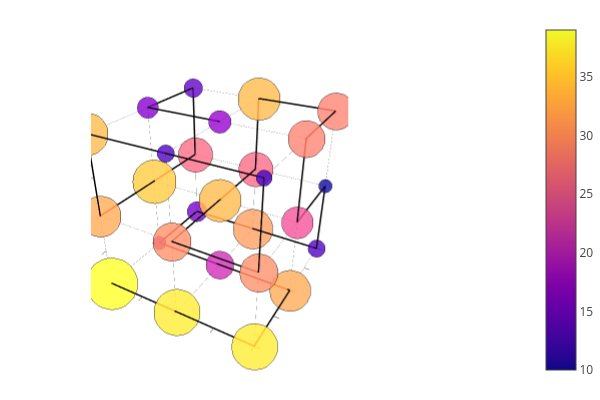

The code cell stored with this chart in its notebook:
### Code cell
plot_cube_with_mutations_on_sphere(x, y, z, lx, ly, lz, PATHS[target_number], n_mutations_per_position)

### Figure 1 — Plotly figure (JSON) as saved in the notebook; plotly's stock layout.template omitted (floating-point values rounded to 4 significant figures; data arrays with more than 128 entries replaced by an {"elided": "..."} marker saying what was removed)
{"data": [{"colorbar": {"len": 0.9803, "title": "", "x": 0.6634, "y": 0.5}, "legendgroup": "", "line": {"color": "rgba(0, 0, 0, 0.500)", "dash": "solid", "shape": "linear", "width": 0.5}, "mode": "lines", "name": "", "scene": "scene", "showlegend": false, "type": "scatter3d", "x": [0, 2], "xaxis": "x", "y": [0, 0], "yaxis": "y", "z": [0, 0], "zaxis": "z", "zmax": 39, "zmin": 10}, {"colorbar": {"len": 0.9803, "title": "", "x": 0.6634, "y": 0.5}, "legendgroup": "", "line": {"color": "rgba(0, 0, 0, 0.500)", "dash": "solid", "shape": "linear", "width": 0.5}, "mode": "lines", "name": "", "scene": "scene", "showlegend": false, "type": "scatter3d", "x": [0, 0], "xaxis": "x", "y": [0, 2], "yaxis": "y", "z": [0, 0], "zaxis": "z", "zmax": 39, "zmin": 10}, {"colorbar": {"len": 0.9803, "title": "", "x": 0.6634, "y": 0.5}, "legendgroup": "", "line": {"color": "rgba(0, 0, 0, 0.500)", "dash": "solid", "shape": "linear", "width": 0.5}, "mode": "lines", "name": "", "scene": "scene", "showlegend": false, "type": "scatter3d", "x": [0, 0], "xaxis": "x", "y": [0, 0], "yaxis": "y", "z": [0, 2], "zaxis": "z", "zmax": 39, "zmin": 10}, {"colorbar": {"len": 0.9803, "title": "", "x": 0.6634, "y": 0.5}, "legendgroup": "", "line": {"color": "rgba(0, 0, 0, 0.500)", "dash": "solid", "shape": "linear", "width": 0.5}, "mode": "lines", "name": "", "scene": "scene", "showlegend": false, "type": "scatter3d", "x": [0, 2], "xaxis": "x", "y": [0, 0], "yaxis": "y", "z": [1, 1], "zaxis": "z", "zmax": 39, "zmin": 10}, {"colorbar": {"len": 0.9803, "title": "", "x": 0.6634, "y": 0.5}, "legendgroup": "", "line": {"color": "rgba(0, 0, 0, 0.500)", "dash": "solid", "shape": "linear", "width": 0.5}, "mode": "lines", "name": "", "scene": "scene", "showlegend": false, "type": "scatter3d", "x": [0, 0], "xaxis": "x", "y": [0, 2], "yaxis": "y", "z": [1, 1], "zaxis": "z", "zmax": 39, "zmin": 10}, {"colorbar": {"len": 0.9803, "title": "", "x": 0.6634, "y": 0.5}, "legendgroup": "", "line": {"color": "rgba(0, 0, 0, 0.500)", "dash": "solid", "shape": "linear", "width": 0.5}, "mode": "lines", "name": "", "scene": "scene", "showlegend": false, "type": "scatter3d", "x": [0, 0], "xaxis": "x", "y": [1, 1], "yaxis": "y", "z": [0, 2], "zaxis": "z", "zmax": 39, "zmin": 10}, {"colorbar": {"len": 0.9803, "title": "", "x": 0.6634, "y": 0.5}, "legendgroup": "", "line": {"color": "rgba(0, 0, 0, 0.500)", "dash": "solid", "shape": "linear", "width": 0.5}, "mode": "lines", "name": "", "scene": "scene", "showlegend": false, "type": "scatter3d", "x": [0, 2], "xaxis": "x", "y": [0, 0], "yaxis": "y", "z": [2, 2], "zaxis": "z", "zmax": 39, "zmin": 10}, {"colorbar": {"len": 0.9803, "title": "", "x": 0.6634, "y": 0.5}, "legendgroup": "", "line": {"color": "rgba(0, 0, 0, 0.500)", "dash": "solid", "shape": "linear", "width": 0.5}, "mode": "lines", "name": "", "scene": "scene", "showlegend": false, "type": "scatter3d", "x": [0, 0], "xaxis": "x", "y": [0, 2], "yaxis": "y", "z": [2, 2], "zaxis": "z", "zmax": 39, "zmin": 10}, {"colorbar": {"len": 0.9803, "title": "", "x": 0.6634, "y": 0.5}, "legendgroup": "", "line": {"color": "rgba(0, 0, 0, 0.500)", "dash": "solid", "shape": "linear", "width": 0.5}, "mode": "lines", "name": "", "scene": "scene", "showlegend": false, "type": "scatter3d", "x": [0, 0], "xaxis": "x", "y": [2, 2], "yaxis": "y", "z": [0, 2], "zaxis": "z", "zmax": 39, "zmin": 10}, {"colorbar": {"len": 0.9803, "title": "", "x": 0.6634, "y": 0.5}, "legendgroup": "", "line": {"color": "rgba(0, 0, 0, 0.500)", "dash": "solid", "shape": "linear", "width": 0.5}, "mode": "lines", "name": "", "scene": "scene", "showlegend": false, "type": "scatter3d", "x": [0, 2], "xaxis": "x", "y": [1, 1], "yaxis": "y", "z": [0, 0], "zaxis": "z", "zmax": 39, "zmin": 10}, {"colorbar": {"len": 0.9803, "title": "", "x": 0.6634, "y": 0.5}, "legendgroup": "", "line": {"color": "rgba(0, 0, 0, 0.500)", "dash": "solid", "shape": "linear", "width": 0.5}, "mode": "lines", "name": "", "scene": "scene", "showlegend": false, "type": "scatter3d", "x": [1, 1], "xaxis": "x", "y": [0, 2], "yaxis": "y", "z": [0, 0], "zaxis": "z", "zmax": 39, "zmin": 10}, {"colorbar": {"len": 0.9803, "title": "", "x": 0.6634, "y": 0.5}, "legendgroup": "", "line": {"color": "rgba(0, 0, 0, 0.500)", "dash": "solid", "shape": "linear", "width": 0.5}, "mode": "lines", "name": "", "scene": "scene", "showlegend": false, "type": "scatter3d", "x": [1, 1], "xaxis": "x", "y": [0, 0], "yaxis": "y", "z": [0, 2], "zaxis": "z", "zmax": 39, "zmin": 10}, {"colorbar": {"len": 0.9803, "title": "", "x": 0.6634, "y": 0.5}, "legendgroup": "", "line": {"color": "rgba(0, 0, 0, 0.500)", "dash": "solid", "shape": "linear", "width": 0.5}, "mode": "lines", "name": "", "scene": "scene", "showlegend": false, "type": "scatter3d", "x": [0, 2], "xaxis": "x", "y": [1, 1], "yaxis": "y", "z": [1, 1], "zaxis": "z", "zmax": 39, "zmin": 10}, {"colorbar": {"len": 0.9803, "title": "", "x": 0.6634, "y": 0.5}, "legendgroup": "", "line": {"color": "rgba(0, 0, 0, 0.500)", "dash": "solid", "shape": "linear", "width": 0.5}, "mode": "lines", "name": "", "scene": "scene", "showlegend": false, "type": "scatter3d", "x": [1, 1], "xaxis": "x", "y": [0, 2], "yaxis": "y", "z": [1, 1], "zaxis": "z", "zmax": 39, "zmin": 10}, {"colorbar": {"len": 0.9803, "title": "", "x": 0.6634, "y": 0.5}, "legendgroup": "", "line": {"color": "rgba(0, 0, 0, 0.500)", "dash": "solid", "shape": "linear", "width": 0.5}, "mode": "lines", "name": "", "scene": "scene", "showlegend": false, "type": "scatter3d", "x": [1, 1], "xaxis": "x", "y": [1, 1], "yaxis": "y", "z": [0, 2], "zaxis": "z", "zmax": 39, "zmin": 10}, {"colorbar": {"len": 0.9803, "title": "", "x": 0.6634, "y": 0.5}, "legendgroup": "", "line": {"color": "rgba(0, 0, 0, 0.500)", "dash": "solid", "shape": "linear", "width": 0.5}, "mode": "lines", "name": "", "scene": "scene", "showlegend": false, "type": "scatter3d", "x": [0, 2], "xaxis": "x", "y": [1, 1], "yaxis": "y", "z": [2, 2], "zaxis": "z", "zmax": 39, "zmin": 10}, {"colorbar": {"len": 0.9803, "title": "", "x": 0.6634, "y": 0.5}, "legendgroup": "", "line": {"color": "rgba(0, 0, 0, 0.500)", "dash": "solid", "shape": "linear", "width": 0.5}, "mode": "lines", "name": "", "scene": "scene", "showlegend": false, "type": "scatter3d", "x": [1, 1], "xaxis": "x", "y": [0, 2], "yaxis": "y", "z": [2, 2], "zaxis": "z", "zmax": 39, "zmin": 10}, {"colorbar": {"len": 0.9803, "title": "", "x": 0.6634, "y": 0.5}, "legendgroup": "", "line": {"color": "rgba(0, 0, 0, 0.500)", "dash": "solid", "shape": "linear", "width": 0.5}, "mode": "lines", "name": "", "scene": "scene", "showlegend": false, "type": "scatter3d", "x": [1, 1], "xaxis": "x", "y": [2, 2], "yaxis": "y", "z": [0, 2], "zaxis": "z", "zmax": 39, "zmin": 10}, {"colorbar": {"len": 0.9803, "title": "", "x": 0.6634, "y": 0.5}, "legendgroup": "", "line": {"color": "rgba(0, 0, 0, 0.500)", "dash": "solid", "shape": "linear", "width": 0.5}, "mode": "lines", "name": "", "scene": "scene", "showlegend": false, "type": "scatter3d", "x": [0, 2], "xaxis": "x", "y": [2, 2], "yaxis": "y", "z": [0, 0], "zaxis": "z", "zmax": 39, "zmin": 10}, {"colorbar": {"len": 0.9803, "title": "", "x": 0.6634, "y": 0.5}, "legendgroup": "", "line": {"color": "rgba(0, 0, 0, 0.500)", "dash": "solid", "shape": "linear", "width": 0.5}, "mode": "lines", "name": "", "scene": "scene", "showlegend": false, "type": "scatter3d", "x": [2, 2], "xaxis": "x", "y": [0, 2], "yaxis": "y", "z": [0, 0], "zaxis": "z", "zmax": 39, "zmin": 10}, {"colorbar": {"len": 0.9803, "title": "", "x": 0.6634, "y": 0.5}, "legendgroup": "", "line": {"color": "rgba(0, 0, 0, 0.500)", "dash": "solid", "shape": "linear", "width": 0.5}, "mode": "lines", "name": "", "scene": "scene", "showlegend": false, "type": "scatter3d", "x": [2, 2], "xaxis": "x", "y": [0, 0], "yaxis": "y", "z": [0, 2], "zaxis": "z", "zmax": 39, "zmin": 10}, {"colorbar": {"len": 0.9803, "title": "", "x": 0.6634, "y": 0.5}, "legendgroup": "", "line": {"color": "rgba(0, 0, 0, 0.500)", "dash": "solid", "shape": "linear", "width": 0.5}, "mode": "lines", "name": "", "scene": "scene", "showlegend": false, "type": "scatter3d", "x": [0, 2], "xaxis": "x", "y": [2, 2], "yaxis": "y", "z": [1, 1], "zaxis": "z", "zmax": 39, "zmin": 10}, {"colorbar": {"len": 0.9803, "title": "", "x": 0.6634, "y": 0.5}, "legendgroup": "", "line": {"color": "rgba(0, 0, 0, 0.500)", "dash": "solid", "shape": "linear", "width": 0.5}, "mode": "lines", "name": "", "scene": "scene", "showlegend": false, "type": "scatter3d", "x": [2, 2], "xaxis": "x", "y": [0, 2], "yaxis": "y", "z": [1, 1], "zaxis": "z", "zmax": 39, "zmin": 10}, {"colorbar": {"len": 0.9803, "title": "", "x": 0.6634, "y": 0.5}, "legendgroup": "", "line": {"color": "rgba(0, 0, 0, 0.500)", "dash": "solid", "shape": "linear", "width": 0.5}, "mode": "lines", "name": "", "scene": "scene", "showlegend": false, "type": "scatter3d", "x": [2, 2], "xaxis": "x", "y": [1, 1], "yaxis": "y", "z": [0, 2], "zaxis": "z", "zmax": 39, "zmin": 10}, {"colorbar": {"len": 0.9803, "title": "", "x": 0.6634, "y": 0.5}, "legendgroup": "", "line": {"color": "rgba(0, 0, 0, 0.500)", "dash": "solid", "shape": "linear", "width": 0.5}, "mode": "lines", "name": "", "scene": "scene", "showlegend": false, "type": "scatter3d", "x": [0, 2], "xaxis": "x", "y": [2, 2], "yaxis": "y", "z": [2, 2], "zaxis": "z", "zmax": 39, "zmin": 10}, {"colorbar": {"len": 0.9803, "title": "", "x": 0.6634, "y": 0.5}, "legendgroup": "", "line": {"color": "rgba(0, 0, 0, 0.500)", "dash": "solid", "shape": "linear", "width": 0.5}, "mode": "lines", "name": "", "scene": "scene", "showlegend": false, "type": "scatter3d", "x": [2, 2], "xaxis": "x", "y": [0, 2], "yaxis": "y", "z": [2, 2], "zaxis": "z", "zmax": 39, "zmin": 10}, {"colorbar": {"len": 0.9803, "title": "", "x": 0.6634, "y": 0.5}, "legendgroup": "", "line": {"color": "rgba(0, 0, 0, 0.500)", "dash": "solid", "shape": "linear", "width": 0.5}, "mode": "lines", "name": "", "scene": "scene", "showlegend": false, "type": "scatter3d", "x": [2, 2], "xaxis": "x", "y": [2, 2], "yaxis": "y", "z": [0, 2], "zaxis": "z", "zmax": 39, "zmin": 10}, {"colorbar": {"len": 0.9803, "title": "", "x": 0.6634, "y": 0.5}, "legendgroup": "", "line": {"color": "rgba(0, 0, 0, 1.000)", "dash": "solid", "shape": "linear", "width": 3}, "mode": "lines", "name": "", "scene": "scene", "showlegend": false, "type": "scatter3d", "x": [0, 1], "xaxis": "x", "y": [0, 0], "yaxis": "y", "z": [0, 0], "zaxis": "z", "zmax": 39, "zmin": 10}, {"colorbar": {"len": 0.9803, "title": "", "x": 0.6634, "y": 0.5}, "legendgroup": "", "line": {"color": "rgba(0, 0, 0, 1.000)", "dash": "solid", "shape": "linear", "width": 3}, "mode": "lines", "name": "", "scene": "scene", "showlegend": false, "type": "scatter3d", "x": [1, 2], "xaxis": "x", "y": [0, 0], "yaxis": "y", "z": [0, 0], "zaxis": "z", "zmax": 39, "zmin": 10}, {"colorbar": {"len": 0.9803, "title": "", "x": 0.6634, "y": 0.5}, "legendgroup": "", "line": {"color": "rgba(0, 0, 0, 1.000)", "dash": "solid", "shape": "linear", "width": 3}, "mode": "lines", "name": "", "scene": "scene", "showlegend": false, "type": "scatter3d", "x": [2, 2], "xaxis": "x", "y": [0, 1], "yaxis": "y", "z": [0, 0], "zaxis": "z", "zmax": 39, "zmin": 10}, {"colorbar": {"len": 0.9803, "title": "", "x": 0.6634, "y": 0.5}, "legendgroup": "", "line": {"color": "rgba(0, 0, 0, 1.000)", "dash": "solid", "shape": "linear", "width": 3}, "mode": "lines", "name": "", "scene": "scene", "showlegend": false, "type": "scatter3d", "x": [2, 1], "xaxis": "x", "y": [1, 1], "yaxis": "y", "z": [0, 0], "zaxis": "z", "zmax": 39, "zmin": 10}, {"colorbar": {"len": 0.9803, "title": "", "x": 0.6634, "y": 0.5}, "legendgroup": "", "line": {"color": "rgba(0, 0, 0, 1.000)", "dash": "solid", "shape": "linear", "width": 3}, "mode": "lines", "name": "", "scene": "scene", "showlegend": false, "type": "scatter3d", "x": [1, 0], "xaxis": "x", "y": [1, 1], "yaxis": "y", "z": [0, 0], "zaxis": "z", "zmax": 39, "zmin": 10}, {"colorbar": {"len": 0.9803, "title": "", "x": 0.6634, "y": 0.5}, "legendgroup": "", "line": {"color": "rgba(0, 0, 0, 1.000)", "dash": "solid", "shape": "linear", "width": 3}, "mode": "lines", "name": "", "scene": "scene", "showlegend": false, "type": "scatter3d", "x": [0, 0], "xaxis": "x", "y": [1, 2], "yaxis": "y", "z": [0, 0], "zaxis": "z", "zmax": 39, "zmin": 10}, {"colorbar": {"len": 0.9803, "title": "", "x": 0.6634, "y": 0.5}, "legendgroup": "", "line": {"color": "rgba(0, 0, 0, 1.000)", "dash": "solid", "shape": "linear", "width": 3}, "mode": "lines", "name": "", "scene": "scene", "showlegend": false, "type": "scatter3d", "x": [0, 1], "xaxis": "x", "y": [2, 2], "yaxis": "y", "z": [0, 0], "zaxis": "z", "zmax": 39, "zmin": 10}, {"colorbar": {"len": 0.9803, "title": "", "x": 0.6634, "y": 0.5}, "legendgroup": "", "line": {"color": "rgba(0, 0, 0, 1.000)", "dash": "solid", "shape": "linear", "width": 3}, "mode": "lines", "name": "", "scene": "scene", "showlegend": false, "type": "scatter3d", "x": [1, 2], "xaxis": "x", "y": [2, 2], "yaxis": "y", "z": [0, 0], "zaxis": "z", "zmax": 39, "zmin": 10}, {"colorbar": {"len": 0.9803, "title": "", "x": 0.6634, "y": 0.5}, "legendgroup": "", "line": {"color": "rgba(0, 0, 0, 1.000)", "dash": "solid", "shape": "linear", "width": 3}, "mode": "lines", "name": "", "scene": "scene", "showlegend": false, "type": "scatter3d", "x": [2, 2], "xaxis": "x", "y": [2, 2], "yaxis": "y", "z": [0, 1], "zaxis": "z", "zmax": 39, "zmin": 10}, {"colorbar": {"len": 0.9803, "title": "", "x": 0.6634, "y": 0.5}, "legendgroup": "", "line": {"color": "rgba(0, 0, 0, 1.000)", "dash": "solid", "shape": "linear", "width": 3}, "mode": "lines", "name": "", "scene": "scene", "showlegend": false, "type": "scatter3d", "x": [2, 2], "xaxis": "x", "y": [2, 1], "yaxis": "y", "z": [1, 1], "zaxis": "z", "zmax": 39, "zmin": 10}, {"colorbar": {"len": 0.9803, "title": "", "x": 0.6634, "y": 0.5}, "legendgroup": "", "line": {"color": "rgba(0, 0, 0, 1.000)", "dash": "solid", "shape": "linear", "width": 3}, "mode": "lines", "name": "", "scene": "scene", "showlegend": false, "type": "scatter3d", "x": [2, 2], "xaxis": "x", "y": [1, 1], "yaxis": "y", "z": [1, 2], "zaxis": "z", "zmax": 39, "zmin": 10}, {"colorbar": {"len": 0.9803, "title": "", "x": 0.6634, "y": 0.5}, "legendgroup": "", "line": {"color": "rgba(0, 0, 0, 1.000)", "dash": "solid", "shape": "linear", "width": 3}, "mode": "lines", "name": "", "scene": "scene", "showlegend": false, "type": "scatter3d", "x": [2, 2], "xaxis": "x", "y": [1, 2], "yaxis": "y", "z": [2, 2], "zaxis": "z", "zmax": 39, "zmin": 10}, {"colorbar": {"len": 0.9803, "title": "", "x": 0.6634, "y": 0.5}, "legendgroup": "", "line": {"color": "rgba(0, 0, 0, 1.000)", "dash": "solid", "shape": "linear", "width": 3}, "mode": "lines", "name": "", "scene": "scene", "showlegend": false, "type": "scatter3d", "x": [2, 1], "xaxis": "x", "y": [2, 2], "yaxis": "y", "z": [2, 2], "zaxis": "z", "zmax": 39, "zmin": 10}, {"colorbar": {"len": 0.9803, "title": "", "x": 0.6634, "y": 0.5}, "legendgroup": "", "line": {"color": "rgba(0, 0, 0, 1.000)", "dash": "solid", "shape": "linear", "width": 3}, "mode": "lines", "name": "", "scene": "scene", "showlegend": false, "type": "scatter3d", "x": [1, 1], "xaxis": "x", "y": [2, 2], "yaxis": "y", "z": [2, 1], "zaxis": "z", "zmax": 39, "zmin": 10}, {"colorbar": {"len": 0.9803, "title": "", "x": 0.6634, "y": 0.5}, "legendgroup": "", "line": {"color": "rgba(0, 0, 0, 1.000)", "dash": "solid", "shape": "linear", "width": 3}, "mode": "lines", "name": "", "scene": "scene", "showlegend": false, "type": "scatter3d", "x": [1, 1], "xaxis": "x", "y": [2, 1], "yaxis": "y", "z": [1, 1], "zaxis": "z", "zmax": 39, "zmin": 10}, {"colorbar": {"len": 0.9803, "title": "", "x": 0.6634, "y": 0.5}, "legendgroup": "", "line": {"color": "rgba(0, 0, 0, 1.000)", "dash": "solid", "shape": "linear", "width": 3}, "mode": "lines", "name": "", "scene": "scene", "showlegend": false, "type": "scatter3d", "x": [1, 1], "xaxis": "x", "y": [1, 0], "yaxis": "y", "z": [1, 1], "zaxis": "z", "zmax": 39, "zmin": 10}, {"colorbar": {"len": 0.9803, "title": "", "x": 0.6634, "y": 0.5}, "legendgroup": "", "line": {"color": "rgba(0, 0, 0, 1.000)", "dash": "solid", "shape": "linear", "width": 3}, "mode": "lines", "name": "", "scene": "scene", "showlegend": false, "type": "scatter3d", "x": [1, 2], "xaxis": "x", "y": [0, 0], "yaxis": "y", "z": [1, 1], "zaxis": "z", "zmax": 39, "zmin": 10}, {"colorbar": {"len": 0.9803, "title": "", "x": 0.6634, "y": 0.5}, "legendgroup": "", "line": {"color": "rgba(0, 0, 0, 1.000)", "dash": "solid", "shape": "linear", "width": 3}, "mode": "lines", "name": "", "scene": "scene", "showlegend": false, "type": "scatter3d", "x": [2, 2], "xaxis": "x", "y": [0, 0], "yaxis": "y", "z": [1, 2], "zaxis": "z", "zmax": 39, "zmin": 10}, {"colorbar": {"len": 0.9803, "title": "", "x": 0.6634, "y": 0.5}, "legendgroup": "", "line": {"color": "rgba(0, 0, 0, 1.000)", "dash": "solid", "shape": "linear", "width": 3}, "mode": "lines", "name": "", "scene": "scene", "showlegend": false, "type": "scatter3d", "x": [2, 1], "xaxis": "x", "y": [0, 0], "yaxis": "y", "z": [2, 2], "zaxis": "z", "zmax": 39, "zmin": 10}, {"colorbar": {"len": 0.9803, "title": "", "x": 0.6634, "y": 0.5}, "legendgroup": "", "line": {"color": "rgba(0, 0, 0, 1.000)", "dash": "solid", "shape": "linear", "width": 3}, "mode": "lines", "name": "", "scene": "scene", "showlegend": false, "type": "scatter3d", "x": [1, 0], "xaxis": "x", "y": [0, 0], "yaxis": "y", "z": [2, 2], "zaxis": "z", "zmax": 39, "zmin": 10}, {"colorbar": {"len": 0.9803, "title": "", "x": 0.6634, "y": 0.5}, "legendgroup": "", "line": {"color": "rgba(0, 0, 0, 1.000)", "dash": "solid", "shape": "linear", "width": 3}, "mode": "lines", "name": "", "scene": "scene", "showlegend": false, "type": "scatter3d", "x": [0, 0], "xaxis": "x", "y": [0, 0], "yaxis": "y", "z": [2, 1], "zaxis": "z", "zmax": 39, "zmin": 10}, {"colorbar": {"len": 0.9803, "title": "", "x": 0.6634, "y": 0.5}, "legendgroup": "", "line": {"color": "rgba(0, 0, 0, 1.000)", "dash": "solid", "shape": "linear", "width": 3}, "mode": "lines", "name": "", "scene": "scene", "showlegend": false, "type": "scatter3d", "x": [0, 0], "xaxis": "x", "y": [0, 1], "yaxis": "y", "z": [1, 1], "zaxis": "z", "zmax": 39, "zmin": 10}, {"colorbar": {"len": 0.9803, "title": "", "x": 0.6634, "y": 0.5}, "legendgroup": "", "line": {"color": "rgba(0, 0, 0, 1.000)", "dash": "solid", "shape": "linear", "width": 3}, "mode": "lines", "name": "", "scene": "scene", "showlegend": false, "type": "scatter3d", "x": [0, 0], "xaxis": "x", "y": [1, 2], "yaxis": "y", "z": [1, 1], "zaxis": "z", "zmax": 39, "zmin": 10}, {"colorbar": {"len": 0.9803, "title": "", "x": 0.6634, "y": 0.5}, "legendgroup": "", "line": {"color": "rgba(0, 0, 0, 1.000)", "dash": "solid", "shape": "linear", "width": 3}, "mode": "lines", "name": "", "scene": "scene", "showlegend": false, "type": "scatter3d", "x": [0, 0], "xaxis": "x", "y": [2, 2], "yaxis": "y", "z": [1, 2], "zaxis": "z", "zmax": 39, "zmin": 10}, {"colorbar": {"len": 0.9803, "title": "", "x": 0.6634, "y": 0.5}, "legendgroup": "", "line": {"color": "rgba(0, 0, 0, 1.000)", "dash": "solid", "shape": "linear", "width": 3}, "mode": "lines", "name": "", "scene": "scene", "showlegend": false, "type": "scatter3d", "x": [0, 0], "xaxis": "x", "y": [2, 1], "yaxis": "y", "z": [2, 2], "zaxis": "z", "zmax": 39, "zmin": 10}, {"colorbar": {"len": 0.9803, "title": "", "x": 0.6634, "y": 0.5}, "legendgroup": "", "line": {"color": "rgba(0, 0, 0, 1.000)", "dash": "solid", "shape": "linear", "width": 3}, "mode": "lines", "name": "", "scene": "scene", "showlegend": false, "type": "scatter3d", "x": [0, 1], "xaxis": "x", "y": [1, 1], "yaxis": "y", "z": [2, 2], "zaxis": "z", "zmax": 39, "zmin": 10}, {"colorbar": {"len": 0.9803, "title": "", "x": 0.6634, "y": 0.5}, "hoverinfo": "text", "legendgroup": "", "marker": {"color": "rgba(240, 249, 33, 0.800)", "line": {"color": "rgba(0, 0, 0, 0.800)", "width": 0.5}, "size": 30, "symbol": "circle"}, "mode": "markers", "name": "", "scene": "scene", "showlegend": false, "text": [15], "type": "scatter3d", "x": [0], "xaxis": "x", "y": [0], "yaxis": "y", "z": [0], "zaxis": "z", "zmax": 39, "zmin": 10}, {"colorbar": {"len": 0.9803, "title": "", "x": 0.6634, "y": 0.5}, "hoverinfo": "text", "legendgroup": "", "marker": {"color": "rgba(254, 190, 42, 0.800)", "line": {"color": "rgba(0, 0, 0, 0.800)", "width": 0.5}, "size": 26.92, "symbol": "circle"}, "mode": "markers", "name": "", "scene": "scene", "showlegend": false, "text": [13.46], "type": "scatter3d", "x": [1], "xaxis": "x", "y": [0], "yaxis": "y", "z": [0], "zaxis": "z", "zmax": 39, "zmin": 10}, {"colorbar": {"len": 0.9803, "title": "", "x": 0.6634, "y": 0.5}, "hoverinfo": "text", "legendgroup": "", "marker": {"color": "rgba(254, 190, 42, 0.800)", "line": {"color": "rgba(0, 0, 0, 0.800)", "width": 0.5}, "size": 26.92, "symbol": "circle"}, "mode": "markers", "name": "", "scene": "scene", "showlegend": false, "text": [13.46], "type": "scatter3d", "x": [2], "xaxis": "x", "y": [0], "yaxis": "y", "z": [0], "zaxis": "z", "zmax": 39, "zmin": 10}, {"colorbar": {"len": 0.9803, "title": "", "x": 0.6634, "y": 0.5}, "hoverinfo": "text", "legendgroup": "", "marker": {"color": "rgba(13, 8, 135, 0.800)", "line": {"color": "rgba(0, 0, 0, 0.800)", "width": 0.5}, "size": 7.692, "symbol": "circle"}, "mode": "markers", "name": "", "scene": "scene", "showlegend": false, "text": [3.846], "type": "scatter3d", "x": [0], "xaxis": "x", "y": [1], "yaxis": "y", "z": [0], "zaxis": "z", "zmax": 39, "zmin": 10}, {"colorbar": {"len": 0.9803, "title": "", "x": 0.6634, "y": 0.5}, "hoverinfo": "text", "legendgroup": "", "marker": {"color": "rgba(170, 36, 149, 0.800)", "line": {"color": "rgba(0, 0, 0, 0.800)", "width": 0.5}, "size": 16.15, "symbol": "circle"}, "mode": "markers", "name": "", "scene": "scene", "showlegend": false, "text": [8.077], "type": "scatter3d", "x": [1], "xaxis": "x", "y": [1], "yaxis": "y", "z": [0], "zaxis": "z", "zmax": 39, "zmin": 10}, {"colorbar": {"len": 0.9803, "title": "", "x": 0.6634, "y": 0.5}, "hoverinfo": "text", "legendgroup": "", "marker": {"color": "rgba(245, 139, 71, 0.800)", "line": {"color": "rgba(0, 0, 0, 0.800)", "width": 0.5}, "size": 23.85, "symbol": "circle"}, "mode": "markers", "name": "", "scene": "scene", "showlegend": false, "text": [11.92], "type": "scatter3d", "x": [2], "xaxis": "x", "y": [1], "yaxis": "y", "z": [0], "zaxis": "z", "zmax": 39, "zmin": 10}, {"colorbar": {"len": 0.9803, "title": "", "x": 0.6634, "y": 0.5}, "hoverinfo": "text", "legendgroup": "", "marker": {"color": "rgba(96, 1, 166, 0.800)", "line": {"color": "rgba(0, 0, 0, 0.800)", "width": 0.5}, "size": 11.54, "symbol": "circle"}, "mode": "markers", "name": "", "scene": "scene", "showlegend": false, "text": [5.769], "type": "scatter3d", "x": [0], "xaxis": "x", "y": [2], "yaxis": "y", "z": [0], "zaxis": "z", "zmax": 39, "zmin": 10}, {"colorbar": {"len": 0.9803, "title": "", "x": 0.6634, "y": 0.5}, "hoverinfo": "text", "legendgroup": "", "marker": {"color": "rgba(240, 128, 78, 0.800)", "line": {"color": "rgba(0, 0, 0, 0.800)", "width": 0.5}, "size": 23.08, "symbol": "circle"}, "mode": "markers", "name": "", "scene": "scene", "showlegend": false, "text": [11.54], "type": "scatter3d", "x": [1], "xaxis": "x", "y": [2], "yaxis": "y", "z": [0], "zaxis": "z", "zmax": 39, "zmin": 10}, {"colorbar": {"len": 0.9803, "title": "", "x": 0.6634, "y": 0.5}, "hoverinfo": "text", "legendgroup": "", "marker": {"color": "rgba(67, 3, 158, 0.800)", "line": {"color": "rgba(0, 0, 0, 0.800)", "width": 0.5}, "size": 10, "symbol": "circle"}, "mode": "markers", "name": "", "scene": "scene", "showlegend": false, "text": [5], "type": "scatter3d", "x": [2], "xaxis": "x", "y": [2], "yaxis": "y", "z": [0], "zaxis": "z", "zmax": 39, "zmin": 10}, {"colorbar": {"len": 0.9803, "title": "", "x": 0.6634, "y": 0.5}, "hoverinfo": "text", "legendgroup": "", "marker": {"color": "rgba(245, 139, 71, 0.800)", "line": {"color": "rgba(0, 0, 0, 0.800)", "width": 0.5}, "size": 23.85, "symbol": "circle"}, "mode": "markers", "name": "", "scene": "scene", "showlegend": false, "text": [11.92], "type": "scatter3d", "x": [0], "xaxis": "x", "y": [0], "yaxis": "y", "z": [1], "zaxis": "z", "zmax": 39, "zmin": 10}, {"colorbar": {"len": 0.9803, "title": "", "x": 0.6634, "y": 0.5}, "hoverinfo": "text", "legendgroup": "", "marker": {"color": "rgba(235, 117, 86, 0.800)", "line": {"color": "rgba(0, 0, 0, 0.800)", "width": 0.5}, "size": 22.31, "symbol": "circle"}, "mode": "markers", "name": "", "scene": "scene", "showlegend": false, "text": [11.15], "type": "scatter3d", "x": [1], "xaxis": "x", "y": [0], "yaxis": "y", "z": [1], "zaxis": "z", "zmax": 39, "zmin": 10}, {"colorbar": {"len": 0.9803, "title": "", "x": 0.6634, "y": 0.5}, "hoverinfo": "text", "legendgroup": "", "marker": {"color": "rgba(235, 117, 86, 0.800)", "line": {"color": "rgba(0, 0, 0, 0.800)", "width": 0.5}, "size": 22.31, "symbol": "circle"}, "mode": "markers", "name": "", "scene": "scene", "showlegend": false, "text": [11.15], "type": "scatter3d", "x": [2], "xaxis": "x", "y": [0], "yaxis": "y", "z": [1], "zaxis": "z", "zmax": 39, "zmin": 10}, {"colorbar": {"len": 0.9803, "title": "", "x": 0.6634, "y": 0.5}, "hoverinfo": "text", "legendgroup": "", "marker": {"color": "rgba(252, 164, 55, 0.800)", "line": {"color": "rgba(0, 0, 0, 0.800)", "width": 0.5}, "size": 25.38, "symbol": "circle"}, "mode": "markers", "name": "", "scene": "scene", "showlegend": false, "text": [12.69], "type": "scatter3d", "x": [0], "xaxis": "x", "y": [1], "yaxis": "y", "z": [1], "zaxis": "z", "zmax": 39, "zmin": 10}, {"colorbar": {"len": 0.9803, "title": "", "x": 0.6634, "y": 0.5}, "hoverinfo": "text", "legendgroup": "", "marker": {"color": "rgba(249, 151, 63, 0.800)", "line": {"color": "rgba(0, 0, 0, 0.800)", "width": 0.5}, "size": 24.62, "symbol": "circle"}, "mode": "markers", "name": "", "scene": "scene", "showlegend": false, "text": [12.31], "type": "scatter3d", "x": [1], "xaxis": "x", "y": [1], "yaxis": "y", "z": [1], "zaxis": "z", "zmax": 39, "zmin": 10}, {"colorbar": {"len": 0.9803, "title": "", "x": 0.6634, "y": 0.5}, "hoverinfo": "text", "legendgroup": "", "marker": {"color": "rgba(199, 66, 124, 0.800)", "line": {"color": "rgba(0, 0, 0, 0.800)", "width": 0.5}, "size": 18.46, "symbol": "circle"}, "mode": "markers", "name": "", "scene": "scene", "showlegend": false, "text": [9.231], "type": "scatter3d", "x": [2], "xaxis": "x", "y": [1], "yaxis": "y", "z": [1], "zaxis": "z", "zmax": 39, "zmin": 10}, {"colorbar": {"len": 0.9803, "title": "", "x": 0.6634, "y": 0.5}, "hoverinfo": "text", "legendgroup": "", "marker": {"color": "rgba(215, 86, 108, 0.800)", "line": {"color": "rgba(0, 0, 0, 0.800)", "width": 0.5}, "size": 20, "symbol": "circle"}, "mode": "markers", "name": "", "scene": "scene", "showlegend": false, "text": [10], "type": "scatter3d", "x": [0], "xaxis": "x", "y": [2], "yaxis": "y", "z": [1], "zaxis": "z", "zmax": 39, "zmin": 10}, {"colorbar": {"len": 0.9803, "title": "", "x": 0.6634, "y": 0.5}, "hoverinfo": "text", "legendgroup": "", "marker": {"color": "rgba(215, 86, 108, 0.800)", "line": {"color": "rgba(0, 0, 0, 0.800)", "width": 0.5}, "size": 20, "symbol": "circle"}, "mode": "markers", "name": "", "scene": "scene", "showlegend": false, "text": [10], "type": "scatter3d", "x": [1], "xaxis": "x", "y": [2], "yaxis": "y", "z": [1], "zaxis": "z", "zmax": 39, "zmin": 10}, {"colorbar": {"len": 0.9803, "title": "", "x": 0.6634, "y": 0.5}, "hoverinfo": "text", "legendgroup": "", "marker": {"color": "rgba(13, 8, 135, 0.800)", "line": {"color": "rgba(0, 0, 0, 0.800)", "width": 0.5}, "size": 7.692, "symbol": "circle"}, "mode": "markers", "name": "", "scene": "scene", "showlegend": false, "text": [3.846], "type": "scatter3d", "x": [2], "xaxis": "x", "y": [2], "yaxis": "y", "z": [1], "zaxis": "z", "zmax": 39, "zmin": 10}, {"colorbar": {"len": 0.9803, "title": "", "x": 0.6634, "y": 0.5}, "hoverinfo": "text", "legendgroup": "", "marker": {"color": "rgba(249, 151, 63, 0.800)", "line": {"color": "rgba(0, 0, 0, 0.800)", "width": 0.5}, "size": 24.62, "symbol": "circle"}, "mode": "markers", "name": "", "scene": "scene", "showlegend": false, "text": [12.31], "type": "scatter3d", "x": [0], "xaxis": "x", "y": [0], "yaxis": "y", "z": [2], "zaxis": "z", "zmax": 39, "zmin": 10}, {"colorbar": {"len": 0.9803, "title": "", "x": 0.6634, "y": 0.5}, "hoverinfo": "text", "legendgroup": "", "marker": {"color": "rgba(67, 3, 158, 0.800)", "line": {"color": "rgba(0, 0, 0, 0.800)", "width": 0.5}, "size": 10, "symbol": "circle"}, "mode": "markers", "name": "", "scene": "scene", "showlegend": false, "text": [5], "type": "scatter3d", "x": [1], "xaxis": "x", "y": [0], "yaxis": "y", "z": [2], "zaxis": "z", "zmax": 39, "zmin": 10}, {"colorbar": {"len": 0.9803, "title": "", "x": 0.6634, "y": 0.5}, "hoverinfo": "text", "legendgroup": "", "marker": {"color": "rgba(52, 4, 152, 0.800)", "line": {"color": "rgba(0, 0, 0, 0.800)", "width": 0.5}, "size": 9.231, "symbol": "circle"}, "mode": "markers", "name": "", "scene": "scene", "showlegend": false, "text": [4.615], "type": "scatter3d", "x": [2], "xaxis": "x", "y": [0], "yaxis": "y", "z": [2], "zaxis": "z", "zmax": 39, "zmin": 10}, {"colorbar": {"len": 0.9803, "title": "", "x": 0.6634, "y": 0.5}, "hoverinfo": "text", "legendgroup": "", "marker": {"color": "rgba(109, 0, 168, 0.800)", "line": {"color": "rgba(0, 0, 0, 0.800)", "width": 0.5}, "size": 12.31, "symbol": "circle"}, "mode": "markers", "name": "", "scene": "scene", "showlegend": false, "text": [6.154], "type": "scatter3d", "x": [0], "xaxis": "x", "y": [1], "yaxis": "y", "z": [2], "zaxis": "z", "zmax": 39, "zmin": 10}, {"colorbar": {"len": 0.9803, "title": "", "x": 0.6634, "y": 0.5}, "hoverinfo": "text", "legendgroup": "", "marker": {"color": "rgba(123, 2, 168, 0.800)", "line": {"color": "rgba(0, 0, 0, 0.800)", "width": 0.5}, "size": 13.08, "symbol": "circle"}, "mode": "markers", "name": "", "scene": "scene", "showlegend": false, "text": [6.538], "type": "scatter3d", "x": [1], "xaxis": "x", "y": [1], "yaxis": "y", "z": [2], "zaxis": "z", "zmax": 39, "zmin": 10}, {"colorbar": {"len": 0.9803, "title": "", "x": 0.6634, "y": 0.5}, "hoverinfo": "text", "legendgroup": "", "marker": {"color": "rgba(229, 106, 93, 0.800)", "line": {"color": "rgba(0, 0, 0, 0.800)", "width": 0.5}, "size": 21.54, "symbol": "circle"}, "mode": "markers", "name": "", "scene": "scene", "showlegend": false, "text": [10.77], "type": "scatter3d", "x": [2], "xaxis": "x", "y": [1], "yaxis": "y", "z": [2], "zaxis": "z", "zmax": 39, "zmin": 10}, {"colorbar": {"len": 0.9803, "title": "", "x": 0.6634, "y": 0.5}, "hoverinfo": "text", "legendgroup": "", "marker": {"color": "rgba(82, 2, 163, 0.800)", "line": {"color": "rgba(0, 0, 0, 0.800)", "width": 0.5}, "size": 10.77, "symbol": "circle"}, "mode": "markers", "name": "", "scene": "scene", "showlegend": false, "text": [5.385], "type": "scatter3d", "x": [0], "xaxis": "x", "y": [2], "yaxis": "y", "z": [2], "zaxis": "z", "zmax": 39, "zmin": 10}, {"colorbar": {"len": 0.9803, "title": "", "x": 0.6634, "y": 0.5}, "hoverinfo": "text", "legendgroup": "", "marker": {"color": "rgba(249, 151, 63, 0.800)", "line": {"color": "rgba(0, 0, 0, 0.800)", "width": 0.5}, "size": 24.62, "symbol": "circle"}, "mode": "markers", "name": "", "scene": "scene", "showlegend": false, "text": [12.31], "type": "scatter3d", "x": [1], "xaxis": "x", "y": [2], "yaxis": "y", "z": [2], "zaxis": "z", "zmax": 39, "zmin": 10}, {"colorbar": {"len": 0.9803, "title": "", "x": 0.6634, "y": 0.5}, "hoverinfo": "text", "legendgroup": "", "marker": {"color": "rgba(229, 106, 93, 0.800)", "line": {"color": "rgba(0, 0, 0, 0.800)", "width": 0.5}, "size": 21.54, "symbol": "circle"}, "mode": "markers", "name": "", "scene": "scene", "showlegend": false, "text": [10.77], "type": "scatter3d", "x": [2], "xaxis": "x", "y": [2], "yaxis": "y", "z": [2], "zaxis": "z", "zmax": 39, "zmin": 10}, {"colorbar": {"len": 0.9803, "title": "", "x": 0.6634, "y": 0.5}, "hoverinfo": "none", "marker": {"cmax": 39, "cmin": 10, "color": [0.5], "colorscale": {"elided": "256x2 mixed values"}, "opacity": 1e-10, "showscale": true, "size": 1e-10}, "mode": "markers", "name": "", "scene": "scene", "showlegend": false, "type": "scatter3d", "x": [0], "xaxis": "x", "y": [0], "yaxis": "y", "z": [0], "zaxis": "z", "zmax": 39, "zmin": 10}], "layout": {"annotations": [], "height": 400, "legend": {"bgcolor": "rgba(255, 255, 255, 1.000)", "bordercolor": "rgba(0, 0, 0, 1.000)", "borderwidth": 1, "font": {"color": "rgba(0, 0, 0, 1.000)", "family": "sans-serif", "size": 11}, "title": {"font": {"color": "rgba(0, 0, 0, 1.000)", "family": "sans-serif", "size": 15}, "text": ""}, "tracegroupgap": 0, "traceorder": "normal", "x": 1, "xanchor": "auto", "y": 1, "yanchor": "auto"}, "margin": {"b": 20, "l": 0, "r": 0, "t": 20}, "paper_bgcolor": "rgba(255, 255, 255, 1.000)", "plot_bgcolor": "rgba(255, 255, 255, 1.000)", "scene": {"camera": {"eye": {"x": 1.126, "y": -1.95, "z": 1.3}, "projection": "orthographic"}, "domain": {"x": [0.1732, 0.6634], "y": [0.009843, 0.9902]}, "xaxis": {"gridcolor": "rgba(0, 0, 0, 0.100)", "gridwidth": 0.5, "linecolor": "rgba(0, 0, 0, 1.000)", "mirror": false, "range": [0, 2], "showgrid": false, "showline": false, "showticklabels": false, "tickangle": 0, "ticks": "inside", "title": "", "type": "-", "visible": true, "zeroline": false, "zerolinecolor": "rgba(0, 0, 0, 1.000)"}, "yaxis": {"gridcolor": "rgba(0, 0, 0, 0.100)", "gridwidth": 0.5, "linecolor": "rgba(0, 0, 0, 1.000)", "mirror": false, "range": [0, 2], "showgrid": false, "showline": false, "showticklabels": false, "tickangle": 0, "ticks": "inside", "title": "", "type": "-", "visible": true, "zeroline": false, "zerolinecolor": "rgba(0, 0, 0, 1.000)"}, "zaxis": {"gridcolor": "rgba(0, 0, 0, 0.100)", "gridwidth": 0.5, "linecolor": "rgba(0, 0, 0, 1.000)", "mirror": false, "range": [0, 2], "showgrid": false, "showline": false, "showticklabels": false, "tickangle": 0, "ticks": "inside", "title": "", "type": "-", "visible": true, "zeroline": false, "zerolinecolor": "rgba(0, 0, 0, 1.000)"}}, "showlegend": true, "width": 600}}
